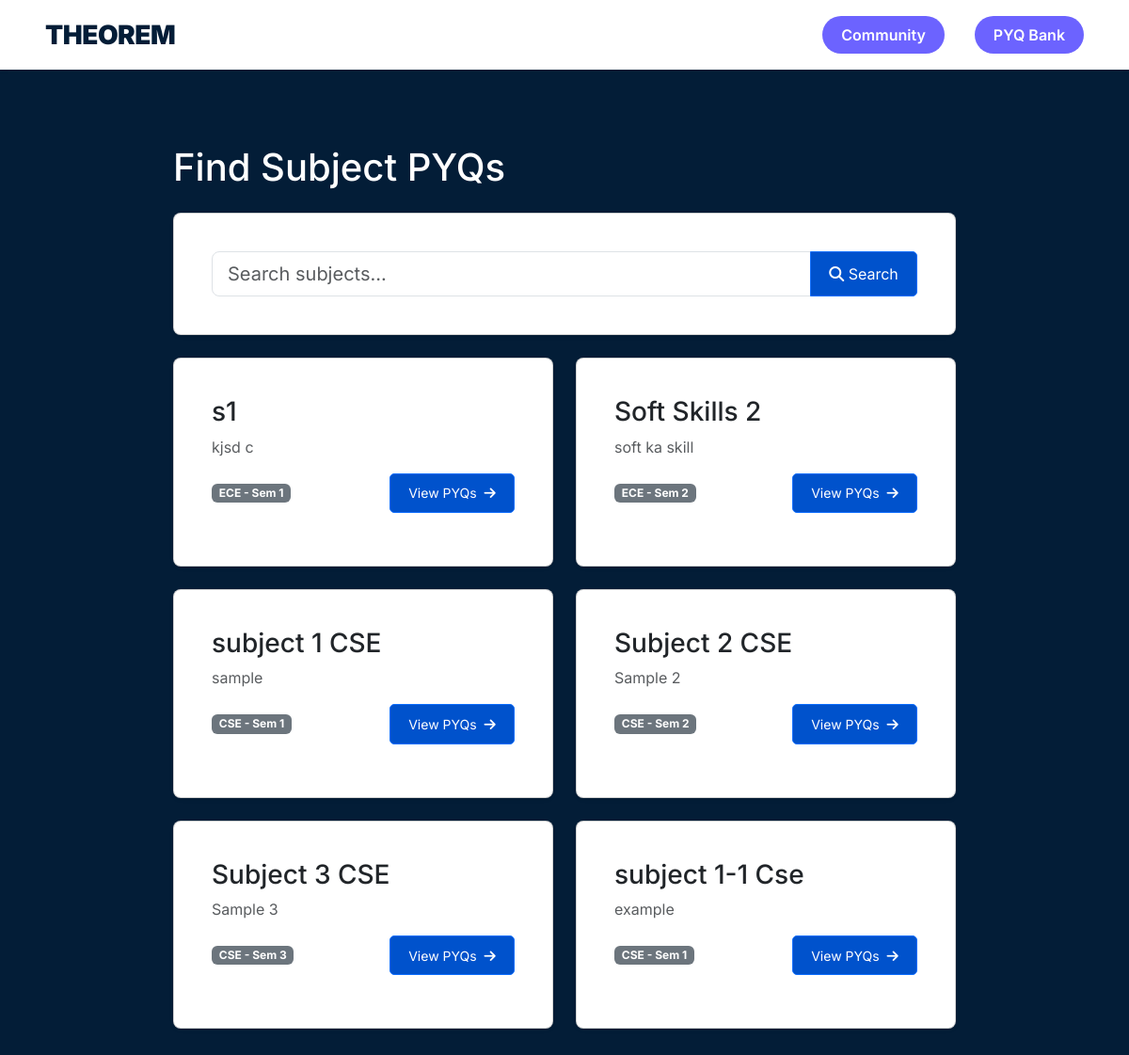
Page /students/subjects/ on the committed database.
### students/models.py (models this page shows, shortened)
class Subject(models.Model):
    name = models.CharField(max_length=100)
    major = models.ForeignKey(Major, on_delete=models.CASCADE)
    semester = models.IntegerField()
    description = models.TextField()

class Major(models.Model):
    name = models.CharField(max_length=100)
    description = models.TextField()

### students/views.py (the view)
# urls.py: path('subjects/', views.subject_search, name='subject_search'),
def subject_search(request):
    query = request.GET.get('q', '')
    if query:
        subjects = Subject.objects.filter(
            Q(name__icontains=query) |
            Q(description__icontains=query)
        ).distinct()
    else:
        subjects = Subject.objects.all()
    return render(request, 'students/subject_search.html', {
        'subjects': subjects,
        'search_query': query
    })

### students/templates/students/subject_search.html
{% extends "students/layout.html" %}
{% block content %}
<div class="container py-5">
    <h1 class="mb-4">Find Subject PYQs</h1>
    <div class="card mb-4 shadow-sm">
        <div class="card-body">
            <form method="get" action="{% url 'subject_search' %}">
                <div class="input-group">
                    <input type="text"
                           class="form-control form-control-lg"
                           name="q"
                           value="{{ search_query }}"
                           placeholder="Search subjects...">
                    <button class="btn btn-primary" type="submit">
                        <i class="fas fa-search"></i> Search
                    </button>
                </div>
            </form>
        </div>
    </div>
    <div class="row">
        {% if subjects %}
            {% for subject in subjects %}
            <div class="col-md-6 mb-4">
                <div class="card h-100 shadow-sm">
                    <div class="card-body">
                        <h3>{{ subject.name }}</h3>
                        <p class="text-muted">{{ subject.description|truncatechars:150 }}</p>
                        <div class="d-flex justify-content-between align-items-center">
                            <span class="badge bg-secondary">
                                {{ subject.major.name }} - Sem {{ subject.semester }}
                            </span>
                            <a href="{% url 'subject_pyqs' subject.id %}"
                               class="btn btn-sm btn-outline-primary">
                                View PYQs <i class="fas fa-arrow-right ms-1"></i>
                            </a>
                        </div>
                    </div>
                </div>
            </div>
            {% endfor %}
        {% else %}
            <div class="col-12">
                <div class="alert alert-info">
                    No subjects found matching your search.
                </div>
            </div>
        {% endif %}
    </div>
</div>
{% endblock %}

### students/templates/students/layout.html (shortened to what this page needs)
<!DOCTYPE html>
<html lang="en">
<head>
    <link href="https://cdn.jsdelivr.net/npm/bootstrap@5.3.0/dist/css/bootstrap.min.css" rel="stylesheet">
    <link rel="stylesheet" href="https://cdnjs.cloudflare.com/ajax/libs/font-awesome/6.4.0/css/all.min.css">
</head>
<body>
<nav class="bg-white shadow-sm">
  <div class="container-fluid px-5">
    <div class="d-flex justify-content-between align-items-center py-3">
       <a class="navbar-brand m-0" href="/students/" style="font-size: 28px; font-weight: 900 !important; color: var(--primary-blue); letter-spacing: -0.5px; margin-right: auto; font-family: 'Inter', sans-serif;">
        THEOREM
      </a>
      <div class="d-flex align-items-center gap-3">
         <a href="{% url 'telegram_community' %}" class="btn-theorem ms-3" style="padding: 8px 20px;">Community</a>
         <a href="{% url 'subject_search' %}" class="btn-theorem ms-3" style="padding: 8px 20px;">PYQ Bank</a>
      </div>
    </div>
  </div>
</nav>
    <div class="container">
        {% block content %}
        {% endblock %}
    </div>
</body>
</html>

### students/templates/students/layout.html (style rules this page uses)
body { margin: 0; font-family: 'Inter', sans-serif; background-color: #031d37; color: #212529; }
.container { max-width: 960px; margin: 0 auto; padding: 2rem; }
h1, h2 { color: #ffffff; }
.card { background-color: #ffffff; border-radius: 8px; padding: 1.5rem; margin-bottom: 1rem; box-shadow: 0 4px 8px rgba(0,0,0,0.05); }
.btn { background-color: #0052cc; color: white; padding: 0.6rem 1.2rem; text-decoration: none; border-radius: 5px; display: inline-block; transition: background-color 0.2s; }
:root { --primary-blue: #031d37; --accent-purple: #6c63ff; --dark-bg: #1a1a2e; --light-bg: #f8f9fa; }
.btn-theorem { background: var(--accent-purple); color: white; padding: 12px 35px; border-radius: 25px; font-weight: 600; transition: all 0.3s; text-decoration: none; display: inline-block; }

### rows in the picture
Subject: name "s1", description "kjsd c", major.name "ECE", semester "1"
Subject: name "Soft Skills 2", description "soft ka skill", major.name "ECE", semester "2"
Subject: name "subject 1 CSE", description "sample", major.name "CSE", semester "1"
Subject: name "Subject 2 CSE", description "Sample 2", major.name "CSE", semester "2"
Subject: name "Subject 3 CSE", description "Sample 3", major.name "CSE", semester "3"
Subject: name "subject 1-1 Cse", description "example", major.name "CSE", semester "1"
